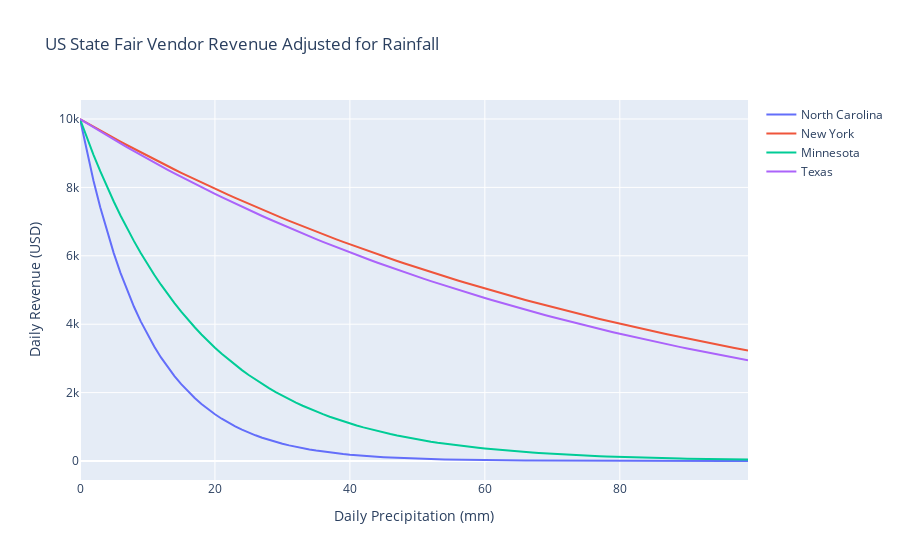

Write notebook code for a chart like this one.
### Code cell
x = np.arange(100)

fig = go.Figure()
fig.add_trace(go.Scatter(x=x, y=nc_adj,
                    mode='lines',
                    name='North Carolina'))
fig.add_trace(go.Scatter(x=x, y=ny_adj,
                    mode='lines',
                    name='New York'))
fig.add_trace(go.Scatter(x=x, y=mn_adj,
                    mode='lines',
                    name='Minnesota'))
fig.add_trace(go.Scatter(x=x, y=tx_adj,
                    mode='lines',
                    name='Texas'))                
# Edit the layout
fig.update_layout(title='US State Fair Vendor Revenue Adjusted for Rainfall',
                   xaxis_title='Daily Precipitation (mm)',
                   yaxis_title='Daily Revenue (USD)')
fig.show()
